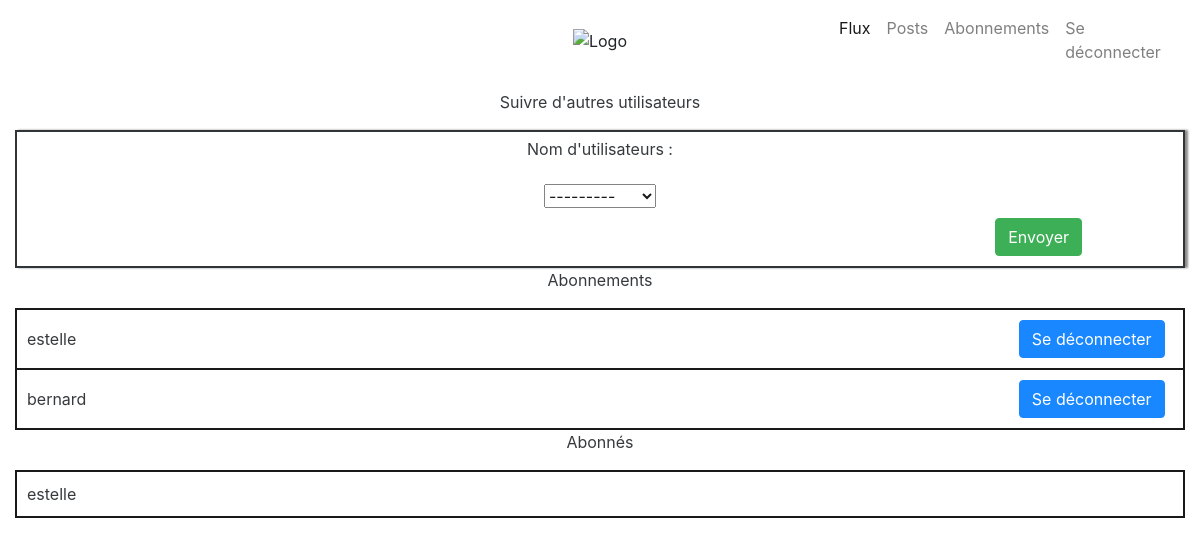
/followers/ (signed in), run on the app's committed database.
### review/models.py (models this page shows)
class UserModel(models.Model):
    user = models.ForeignKey(
            to=settings.AUTH_USER_MODEL, on_delete=models.CASCADE)
    class Meta:
        abstract = True

class UserFollows(UserModel):
    followed_user = models.ForeignKey(
            to=settings.AUTH_USER_MODEL, on_delete=models.CASCADE,
            related_name='followed_by')
    class Meta:
        unique_together = ('user', 'followed_user', )

### review/views.py (the view)
# urls.py: path('followers/', views.followers, name='abonnement'),
@login_required
def followers(request, delete_id=None):
    if request.method == 'GET' and delete_id is not None:
        r = get_object_or_404(UserFollows.objects.filter(user_id=request.user.id,
                                                         followed_user_id=delete_id))
        r.delete()
        return redirect('abonnement')
    elif request.method == 'POST':
        form = FollowerForm(request.POST)
        validate_form(form, request)
        return redirect('abonnement')
    else:
        followed = UserFollows.objects.filter(user_id=request.user.id)
        followers = UserFollows.objects.filter(followed_user_id=request.user.id)
        form = FollowerForm()
    context = {'title':     ' - Gestion des abonnements',
               'form':      form,
               'followed':  followed,
               'followers': followers
               }
    return render(request, 'review/follow.html', context)

### review/forms.py
class FollowerForm(ModelForm):
    class Meta:
        model = UserFollows
        fields = ["followed_user"]
        labels = {
                "followed_user": "Nom d'utilisateurs",
        }

### review/templates/review/follow.html (shortened to what this page needs)
{% extends 'review/base.html' %}
{% block navbar %}
    {% include 'review/snippet/nav.html' %}
{% endblock %}
{% block content %}
    <div class="container_flux">
        <section>
            <div class="center">
                <p class="center">Suivre d'autres utilisateurs</p>
                <div class="bordure">
                    <form method="post" action="{% url 'abonnement' %}">
                        <div>{{ form }}</div>
                        <div class="input_right input_right-right"><input class=" btn btn-success" type="submit"
                                                                          value="Envoyer"/></div>
                    </form>
                </div>
            </div>
        </section>
        <section>
            <p class="center">Abonnements</p>
            {% if followed %}
                <table>
                    {% for follow in followed %}
                        <tr>
                            <td>{{ follow.followed_user }}</td>
                            <td class="last"><a class="btn btn-primary" href="
{% url 'abonnement-delete' follow.followed_user_id %}">Se déconnecter</a> </td>
                        </tr>
                    {% endfor %}
                </table>
            {% else %}
                <div class="bordure">Désolé pas d'abonnements pour le moment.</div>
            {% endif %}
        </section>
        <section>
            <p class="center">Abonnés</p>
            {% if followers %}
                <table>
                    {% for follower in followers %}
                        <tr>
                            <td>{{ follower.user }}</td>
                        </tr>
                    {% endfor %}
                </table>
            {% else %}
                <div class="bordure">Désolé pas d'abonnés pour le moment.</div>
            {% endif %}
        </section>
        </div>
{% endblock %}

### review/static/review/css/change.css (style rules this page uses)
label { display: block; }
.center { text-align: center; }
#id_followed_user { margin-top: 15px; }
#filigrame { background: no-repeat center center url("https://www.erbree.fr/wp-content/uploads/2017/11/Bo%C3%AEte-%C3%A0-livre-Image-1024x514.png"); background-attachment: fixed; background-size: initial; }
table { border-collapse: collapse; width: 100%; margin-top: 10px; }
tr { border: 2px solid black; }
td { padding: 10px; }
td.last { display: table-cell; width: 15%; white-space: nowrap; }
.input_right { display: block; margin-right: 1em; direction: rtl; margin-top: 10px; margin-bottom: 5px; }
.input_right-right { text-align: right; margin-right: 6em; }
.container_flux { display: block; content: ""; margin-top: 10px; margin-bottom: 10px; box-shadow: #0a53be; background: white; opacity: 0.9; }
.bordure { padding: 5px; border-style: solid; border-width: 2px; border-color: #1a1e21; box-shadow: 3px 0px 2px gray; }

### data on the page
UserFollows: followed_user "estelle"
UserFollows: followed_user "bernard"
UserFollows: user "estelle"
